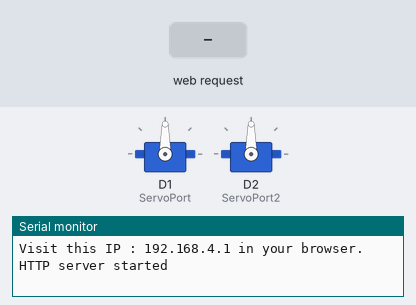
Recording of a sketch running on a simulated ESP8266 (NodeMCU). Shown: 2 × servo, the last lines printed to the serial monitor. Inputs (shaded band) come from the test bench.

Above: at 1.7 s.
1.8 s: HTTP request GET /setPOS?servoNumber=1 received
At 2.3 s:
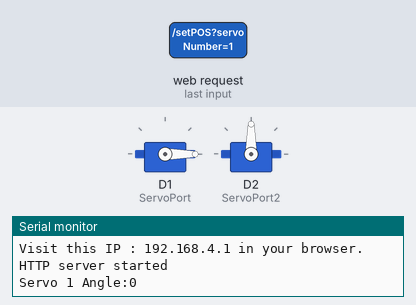
3.3 s: HTTP request GET /setPOS?servoNumber=1&servoPOS=1 received
At 4.6 s:
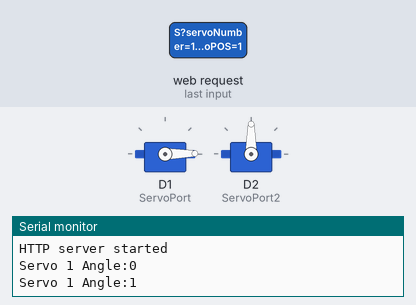
Timing chart, 0 to 6.3 s (numbered marks = the images above; inputs shaded):
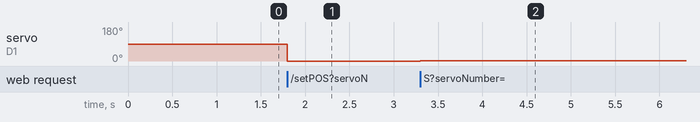

The sketch:

sketch_jun23a_copy_20230623161140.ino
```cpp
#include <ESP8266WiFi.h>
#include <WiFiClient.h>
#include <ESP8266WebServer.h>
//---------------------------------- ------Include the Servo Library
#include <Servo.h>

#include "Pageindex.h"; //--> Include the contents of the User Interface Web page, stored in the same folder as the .ino file

#define ServoPort D1   //--> Defining Servo Port
#define ServoPort2 D2
//----------------------------------------Make a wifi name and password as access point
const char* ssid = "NodeMCU_ESP8266";
const char* password = "goodluck";
//----------------------------------------

Servo myservo;  //--> create servo object to control a servo
Servo myservo2;  // create servo object to control the second servo


ESP8266WebServer server(80);  //--> Server on port 80

//----------------------------------------This routine is executed when you open NodeMCU ESP8266 IP Address in browser
void handleRoot() {
 String s = String(MAIN_page); //Read HTML contents
 server.send(200, "text/html", s); //Send web page
}
//----------------------------------------

//----------------------------------------Procedure for handling servo control
void handleServo(){
  String servoNumberStr = server.arg("servoNumber");
  int servoNumber = servoNumberStr.toInt();

  String POS = server.arg("servoPOS");
  int pos = POS.toInt();

  if (servoNumber == 1) {
    myservo.write(pos);   // Move the first servo motor according to the POS value
  } else if (servoNumber == 2) {
    myservo2.write(pos);  // Move the second servo motor according to the POS value
  }

  delay(15);
  Serial.print("Servo ");
  Serial.print(servoNumber);
  Serial.print(" Angle:");
  Serial.println(pos);

  server.send(200, "text/plain", "");
}
//----------------------------------------
//----------------------------------------Setup----------------------------------------
void setup() {
  Serial.begin(115200);
  delay(500);

  myservo.attach(ServoPort); //--> attaches the servo on D1 to the servo object
  myservo2.attach(ServoPort2);
  WiFi.softAP(ssid, password);  //--> Start Making ESP8266 NodeMCU as an access point

  IPAddress apip = WiFi.softAPIP(); //--> Get the IP server
  Serial.print("Connect your wifi laptop/mobile phone to this NodeMCU Access Point : ");
  Serial.println(ssid);
  Serial.print("Visit this IP : ");
  Serial.print(apip); //--> Prints the IP address of the server to be visited
  Serial.println(" in your browser.");
  //----------------------------------------

  //----------------------------------------Initialize Webserver
  server.on("/",handleRoot);  //--> Routine to handle at root location. This is to display web page.
  server.on("/setPOS",handleServo); //--> Sets servo position from Web request
  server.begin();
  Serial.println("HTTP server started");
}
//------------------------------------------------------------------------------------
//----------------------------------------Loop----------------------------------------
void loop() {
 server.handleClient();
}
//------------------------------------------------------------------------------------
```

PageIndex.h
```cpp
    const char MAIN_page[] PROGMEM = R"=====(
    <!DOCTYPE html>
    <html>
      <head>
        <meta name="viewport" content="width=device-width, initial-scale=1">
        <style>
          html {
            font-family: Arial;
            display: inline-block;
            margin: 0px auto;
            text-align: center;
          }

          .slidecontainer {
            width: 100%;
          }

          .slider {
            -webkit-appearance: none;
            width: 50%;
            height: 15px;
            border-radius: 5px;
            background: #d3d3d3;
            outline: none;
            opacity: 0.7;
            -webkit-transition: .2s;
            transition: opacity .2s;
          }

          .slider:hover {
            opacity: 1;
          }

          .slider::-webkit-slider-thumb {
            -webkit-appearance: none;
            appearance: none;
            width: 25px;
            height: 25px;
            border-radius: 50%;
            background: #4CAF50;
            cursor: pointer;
          }

          .slider::-moz-range-thumb {
            width: 25px;
            height: 25px;
            border-radius: 50%;
            background: #4CAF50;
            cursor: pointer;
          }
        </style>
      </head>
      <body>
    <h1>NodeMCU ESP8266 / ESP12E Control Servo SG90</h1>
        <br><br>
        <div class="slidecontainer">
          <input type="range" min="0" max="180" value="50" class="slider" id="myRange1">
          <p>Value : <span id="demo1"></span></p>
        </div>
        <div class="slidecontainer">
          <input type="range" min="0" max="180" value="50" class="slider" id="myRange2">
          <p>Value : <span id="demo2"></span></p>
        </div>

        <script>
        function sendData(pos, servoNumber) {
      var xhttp = new XMLHttpRequest();
      xhttp.onreadystatechange = function() {
        if (this.readyState == 4 && this.status == 200) {
          console.log(this.responseText);
        }
      };
      xhttp.open("GET", "setPOS?servoPOS=" + pos + "&servoNumber=" + servoNumber, true);
      xhttp.send();
    }
        var slider = document.getElementById("myRange1");
  var output = document.getElementById("demo1");
  output.innerHTML = slider.value;

  slider.oninput = function() {
    output.innerHTML = this.value;
    sendData(output.innerHTML, 1);
  }

  var slider2 = document.getElementById("myRange2");
  var output2 = document.getElementById("demo2");
  output2.innerHTML = slider2.value;

  slider2.oninput = function() {
    output2.innerHTML = this.value;
    sendData(output2.innerHTML, 2);
  }


        </script>

      </body>
    </html>
    )=====";
```

Measured:
- after the input at 1.8 s, servo on D1 (ServoPort): 90° → 0° at once
- after the input at 3.3 s, servo on D1 (ServoPort): 0° → 1° at once
